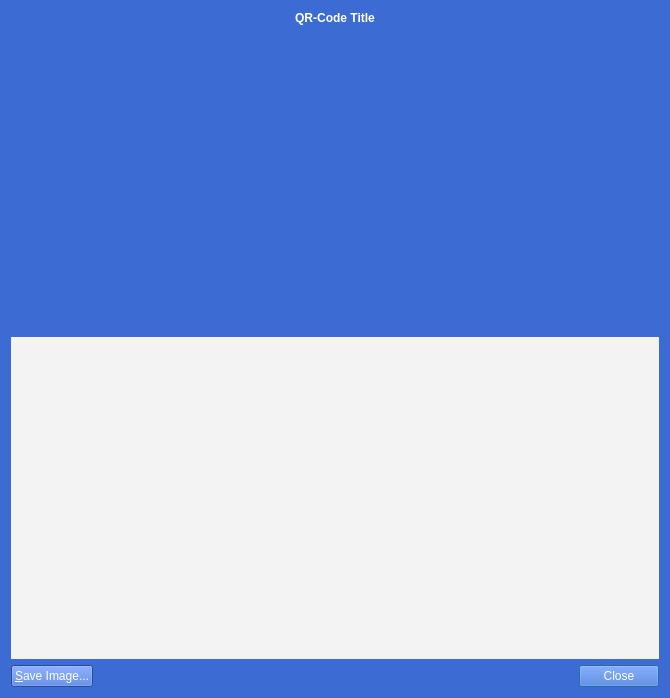
<?xml version="1.0" encoding="UTF-8"?>
<ui version="4.0">
 <class>QRDialog</class>
 <widget class="QDialog" name="QRDialog">
  <property name="geometry">
   <rect>
    <x>0</x>
    <y>0</y>
    <width>670</width>
    <height>698</height>
   </rect>
  </property>
  <property name="styleSheet">
   <string notr="true">color: rgb(255, 255, 255);
background-color: rgb(60, 107, 211);</string>
  </property>
  <layout class="QVBoxLayout" name="verticalLayout_3">
   <item>
    <widget class="QLabel" name="labelQRCodeTitle">
     <property name="font">
      <font>
       <weight>75</weight>
       <bold>true</bold>
      </font>
     </property>
     <property name="text">
      <string>QR-Code Title</string>
     </property>
     <property name="alignment">
      <set>Qt::AlignCenter</set>
     </property>
    </widget>
   </item>
   <item>
    <widget class="QRGeneralImageWidget" name="lblQRCode">
     <property name="sizePolicy">
      <sizepolicy hsizetype="Expanding" vsizetype="Fixed">
       <horstretch>0</horstretch>
       <verstretch>0</verstretch>
      </sizepolicy>
     </property>
     <property name="minimumSize">
      <size>
       <width>300</width>
       <height>300</height>
      </size>
     </property>
     <property name="toolTip">
      <string>QR Code</string>
     </property>
     <property name="textFormat">
      <enum>Qt::PlainText</enum>
     </property>
     <property name="alignment">
      <set>Qt::AlignCenter</set>
     </property>
     <property name="wordWrap">
      <bool>true</bool>
     </property>
    </widget>
   </item>
   <item>
    <widget class="QTextEdit" name="outUri">
     <property name="sizePolicy">
      <sizepolicy hsizetype="Expanding" vsizetype="Expanding">
       <horstretch>0</horstretch>
       <verstretch>0</verstretch>
      </sizepolicy>
     </property>
     <property name="minimumSize">
      <size>
       <width>0</width>
       <height>50</height>
      </size>
     </property>
     <property name="styleSheet">
      <string notr="true">background-color: rgb(243, 243, 243);</string>
     </property>
     <property name="frameShape">
      <enum>QFrame::NoFrame</enum>
     </property>
     <property name="frameShadow">
      <enum>QFrame::Plain</enum>
     </property>
     <property name="tabChangesFocus">
      <bool>true</bool>
     </property>
     <property name="textInteractionFlags">
      <set>Qt::TextSelectableByKeyboard|Qt::TextSelectableByMouse</set>
     </property>
    </widget>
   </item>
   <item>
    <layout class="QHBoxLayout" name="horizontalLayout">
     <item>
      <widget class="QPushButton" name="button_saveImage">
       <property name="text">
        <string>&amp;Save Image...</string>
       </property>
       <property name="autoDefault">
        <bool>false</bool>
       </property>
      </widget>
     </item>
     <item>
      <spacer name="horizontalSpacer_2">
       <property name="orientation">
        <enum>Qt::Horizontal</enum>
       </property>
       <property name="sizeHint" stdset="0">
        <size>
         <width>40</width>
         <height>20</height>
        </size>
       </property>
      </spacer>
     </item>
     <item>
      <widget class="QDialogButtonBox" name="buttonBox">
       <property name="standardButtons">
        <set>QDialogButtonBox::Close</set>
       </property>
      </widget>
     </item>
    </layout>
   </item>
  </layout>
 </widget>
 <customwidgets>
  <customwidget>
   <class>QRGeneralImageWidget</class>
   <extends>QLabel</extends>
   <header>qrdialog.h</header>
  </customwidget>
 </customwidgets>
 <resources/>
 <connections>
  <connection>
   <sender>buttonBox</sender>
   <signal>rejected()</signal>
   <receiver>QRDialog</receiver>
   <slot>reject()</slot>
   <hints>
    <hint type="sourcelabel">
     <x>452</x>
     <y>573</y>
    </hint>
    <hint type="destinationlabel">
     <x>243</x>
     <y>298</y>
    </hint>
   </hints>
  </connection>
  <connection>
   <sender>buttonBox</sender>
   <signal>accepted()</signal>
   <receiver>QRDialog</receiver>
   <slot>accept()</slot>
   <hints>
    <hint type="sourcelabel">
     <x>452</x>
     <y>573</y>
    </hint>
    <hint type="destinationlabel">
     <x>243</x>
     <y>298</y>
    </hint>
   </hints>
  </connection>
 </connections>
</ui>
